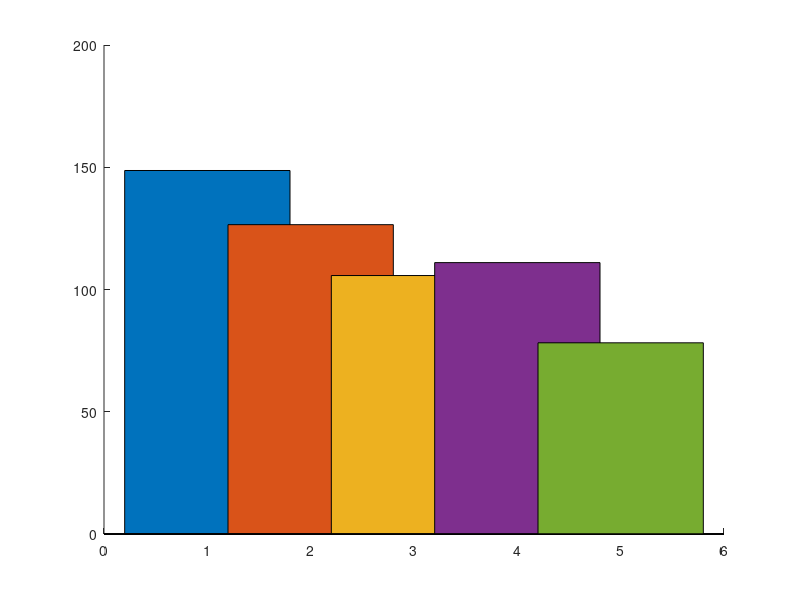

Source code (MATLAB): (Note: this script raises an error after producing the figure.)
%% Code generated : 11:22 AM, 6/18/2018
%% By: Kapil Duwadi, kapil.duwadi@jacks.sdstate.edu


%% Reads data
load input_data;
load LDAPC1042;

voltage_1042 = voltage;
power_1042 = power;

load LDAPC10458;
power_10458 = power;
voltage_10458 = voltage;

load LDAPC1050;
power_1050 = power;
voltage_1050 = voltage;

power_curtailed_1042 = PMPPT(1:end-1) - (loaddata(1:end-1,:)-power_1042(2:end,:));
House_wise_curtail_1042 = sum(power_curtailed_1042);
total_curtail_1042 = sum(House_wise_curtail_1042)/(60*1000);

power_curtailed_10458 = PMPPT(1:end-1) - (loaddata(1:end-1,:)-power_10458(2:end,:));
House_wise_curtail_10458 = sum(power_curtailed_10458);
total_curtail_10458 = sum(House_wise_curtail_10458)/(60*1000);

power_curtailed_1050 = PMPPT(1:end-1) - (loaddata(1:end-1,:)-power_1050(2:end,:));
House_wise_curtail_1050 = sum(power_curtailed_1050);
total_curtail_1050 = sum(House_wise_curtail_1050)/(60*1000);


%% Plots total energy curtailment 
TEC = [total_curtail_1042 total_curtail_10458 total_curtail_1050 111 78.2];
figure('color',[1,1,1]);
set(gcf,'Position',[680,558,900,420]);
 for i =1:5
    if i==1, hold on; end
    bar(i,TEC(i));
 end
text(1:length(TEC),TEC,num2str(TEC'),'vert','bottom','horiz','center');
ylim([0,160]);
xticks(1:5);
xticklabels({'LDAPC-1.042','LDAPC-1.0458','LDAPC-1.05','QDAPC','UPF'});
ylabel('Total energy curtailment (kWh)');
grid on;
box on;
xlim([0.5,5.5]);
print(gcf,'Images\sweeping_critical_voltage','-dpng','-r600');


%% Plots house wise curtailment
house_wise_curtail = [House_wise_curtail_1042;House_wise_curtail_10458;House_wise_curtail_1050];
house_wise_curtail(house_wise_curtail<0) = 0;
figure('color',[1,1,1]);
set(gcf,'Position',[680,558,600,420]);
bar(house_wise_curtail/(60*1000));
ylabel('Total energy curtailment (kWh)');
xticks(1:3);
xticklabels({'1.042','1.0458','1.05'});
ylim([0,35]);
grid on;
box on;
a = legend('H1','H2','H3','H4','H5','H6','H7','H8','H9','H10','H11','H12');
set(a,'NumColumns',3)
print(gcf,'Images\housewisecurtail_sweepedvcri','-dpng','-r600');

%% Plots power curtailment profile
figure('color',[1,1,1]);
set(gcf,'Position',[680,558,600,420]);
plot(1:1439,power_curtailed_1042);
hold
plot(1440:1439*2,power_curtailed_10458);
plot(2879:1439*3,power_curtailed_1050);
grid on;
box on;
xlim([0,4000]);
xticks([660, 2100, 3600]);
xticklabels({'1.042','1.0458','1.05'});
ylim([0,6000]);
ylabel('Power curtailment (kW)');
a = legend('H1','H2','H3','H4','H5','H6','H7','H8','H9','H10','H11','H12');
set(a,'NumColumns',3)
print(gcf,'Images\powercuratil_profile','-dpng','-r600');

%% Plots voltage profile

volt = [voltage_1042(:),voltage_10458(:) ,voltage_1050(:)]/240;
figure('color',[1,1,1]);
plot(voltage_1042/240)
x1 = 1.042*ones(1,1440);
x2 = 1.058*ones(1,1440);
hold
yticks([0.98:0.01:1.03, 1.042, 1.05, 1.058]);
plot(x1,'--r')
plot(x2,'--r')
xlim([0,1440]);
xlabel('Time (minute)');
ylabel('Voltage (p.u.)');
print(gcf,'Images\voltage1042','-dpng','-r600');
figure('color',[1,1,1]);
plot(voltage_10458/240)
x1 = 1.0458*ones(1,1440);
x2 = 1.058*ones(1,1440);
hold
yticks([0.98:0.01:1.03, 1.0458, 1.05, 1.058]);
plot(x1,'--r')
plot(x2,'--r')
xlim([0,1440]);
xlabel('Time (minute)');
ylabel('Voltage (p.u.)');
print(gcf,'Images\voltage10458','-dpng','-r600');
figure('color',[1,1,1]);
plot(voltage_1050/240)
x1 = 1.050*ones(1,1440);
x2 = 1.058*ones(1,1440);
hold
yticks([0.98:0.01:1.03, 1.04, 1.05, 1.058]);
plot(x1,'--r')
plot(x2,'--r')
xlim([0,1440]);
xlabel('Time (minute)');
ylabel('Voltage (p.u.)');
print(gcf,'Images\voltage1050','-dpng','-r600');